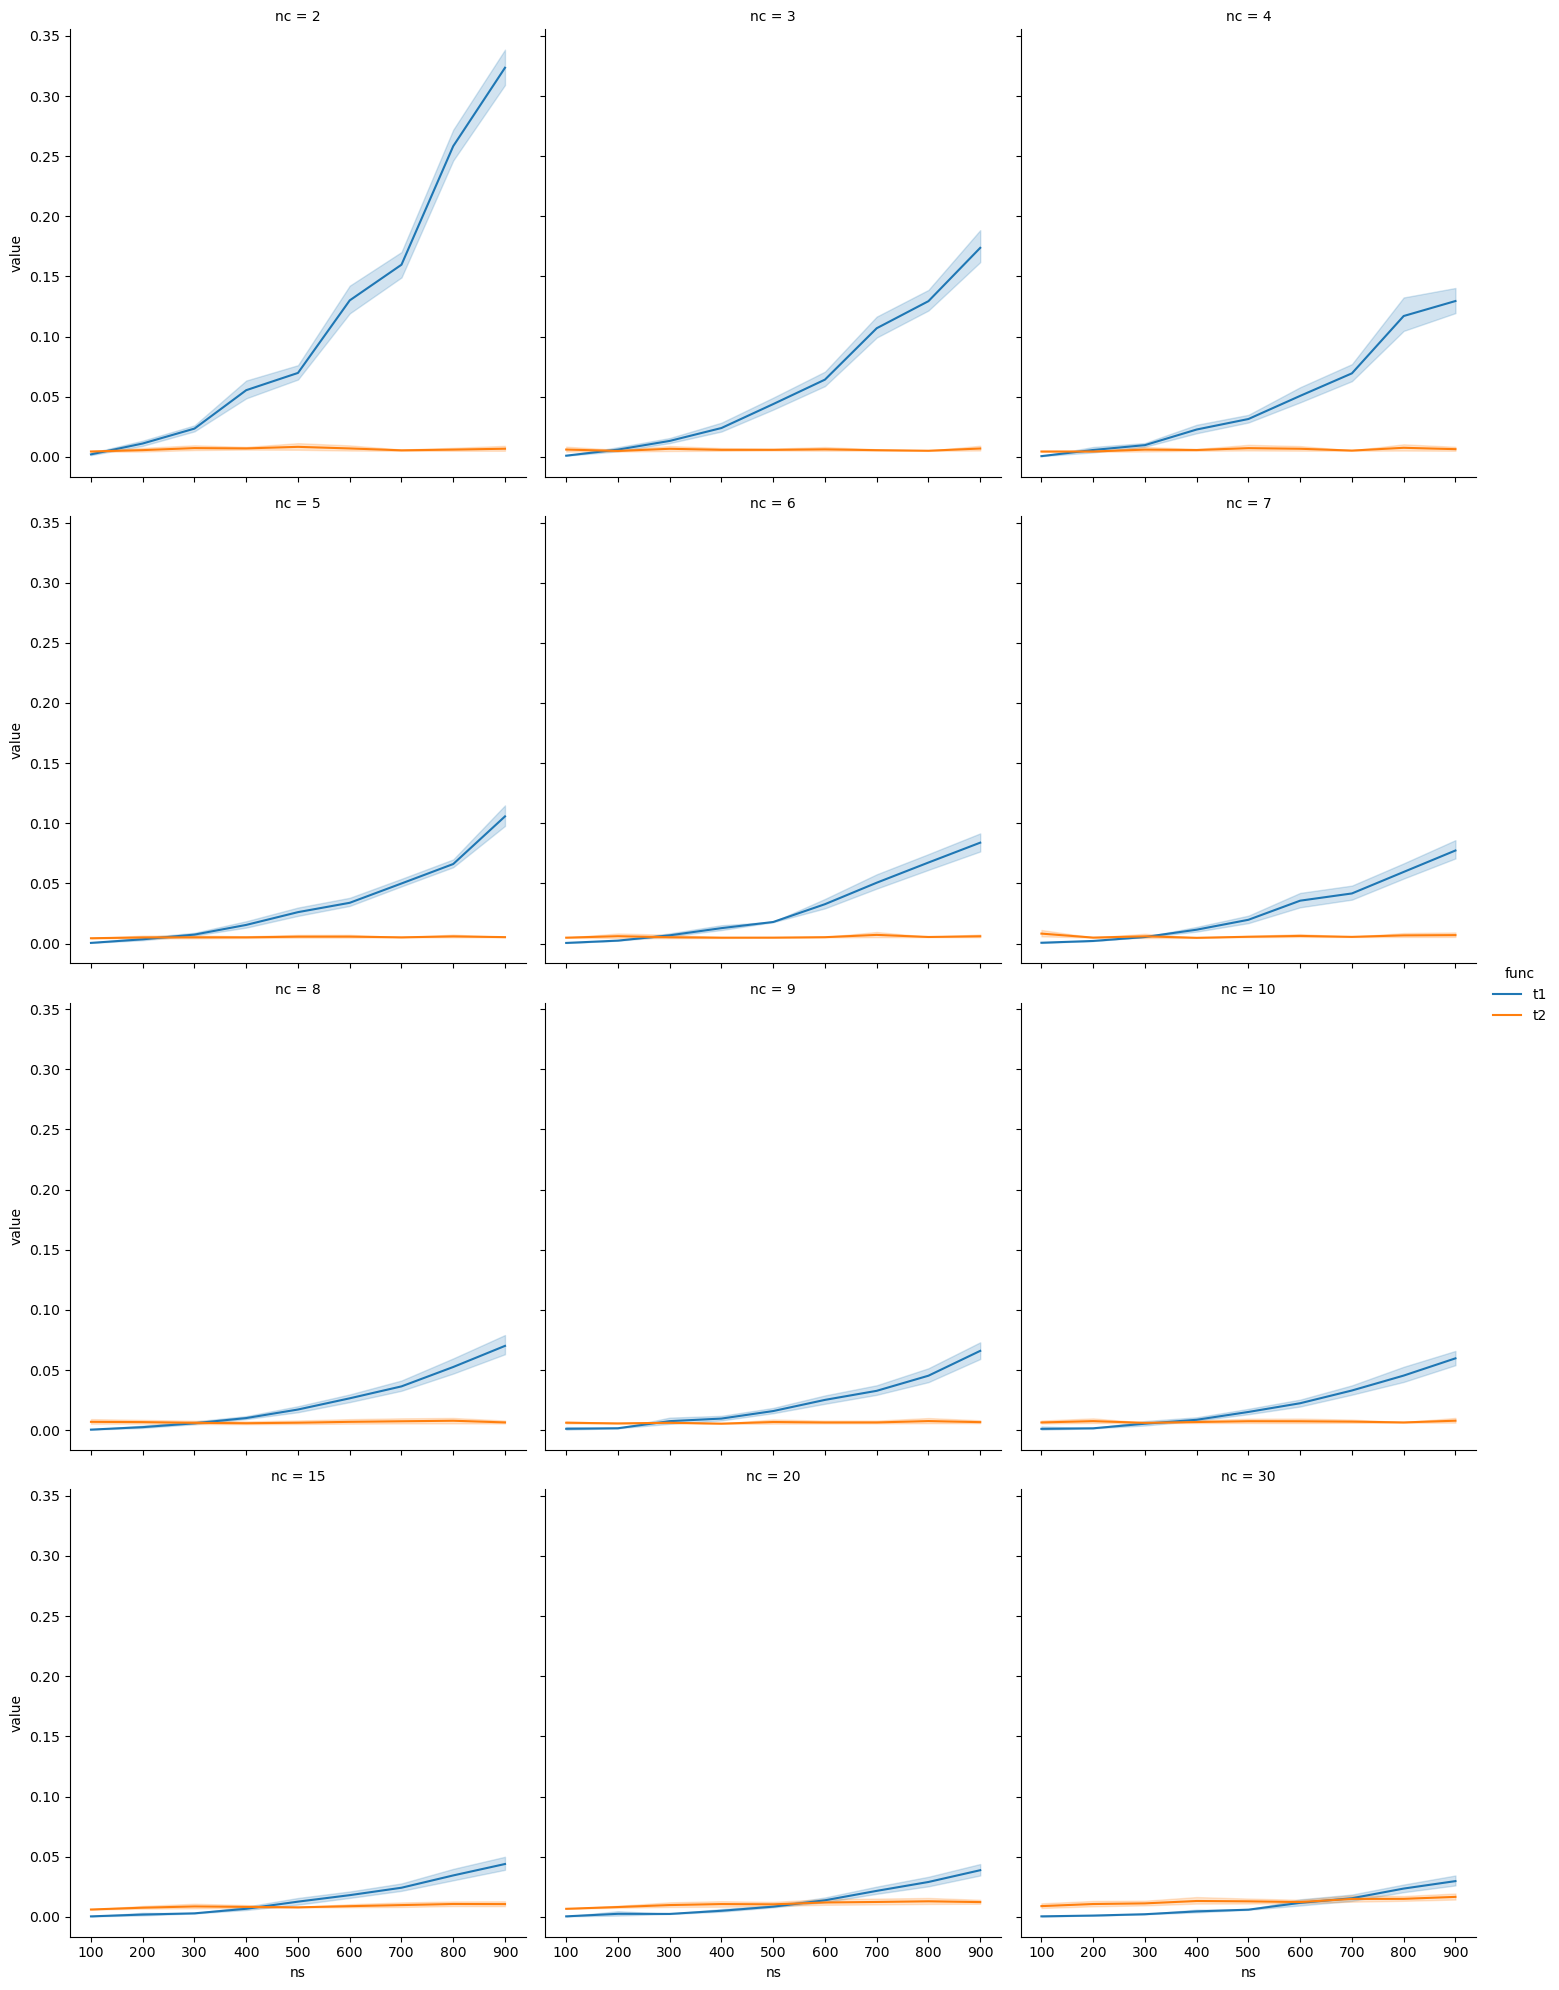

Generate this figure with Python:
from time import perf_counter

import numpy as np
import pandas as pd
import seaborn as sns

from src.evaluation import cluster_f1, cluster_f1_


res = []
for nc in (list(range(2, 11)) + [15, 20, 30]):
    for ns in [i*100 for i in range(1, 10)]:
        print("nc=%d, ns=%d" % (nc, ns))
        for i in range(100):
            a = np.random.randint(0, nc, size=(ns,))
            b = np.random.randint(0, nc, size=(ns,))
            t1 = perf_counter()
            f1_1 = cluster_f1(a, b)
            t2 = perf_counter()
            tt1 = t2 - t1
            t1 = perf_counter()
            f1_2 = cluster_f1_(a, b)
            t2 = perf_counter()
            tt2 = t2 - t1
            assert f1_1 == f1_2
            # tqdm.write("%.4f, %.4f" % (f1_1, f1_2))
            res.append(dict(nc=nc, ns=ns, t1=tt1, t2=tt2, re=i))

df = pd.DataFrame.from_records(res)
df = df.melt(id_vars=["nc", "ns", "re"], var_name="func")
fg = sns.relplot(data=df, x="ns", y="value",
                 hue="func", kind="line", col="nc", col_wrap=3)
fg.savefig("./test_f1.png")
